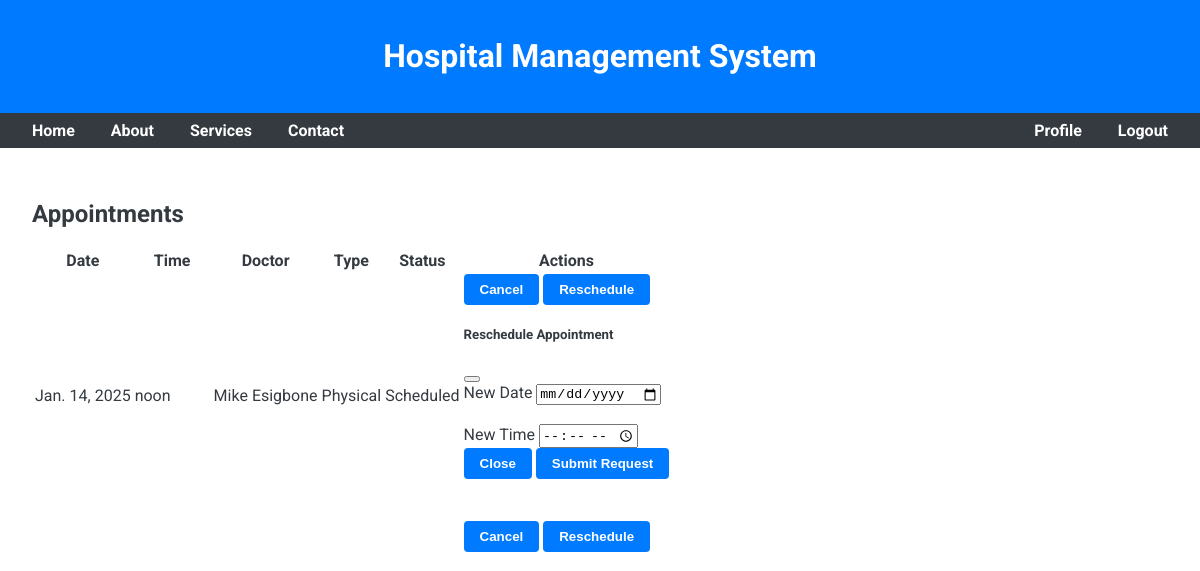
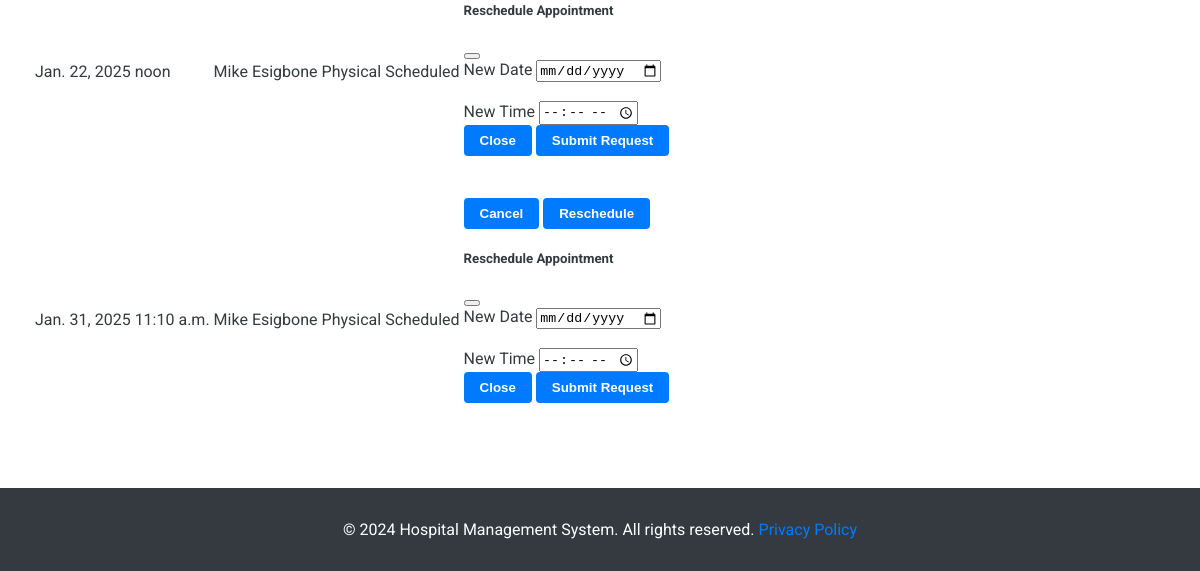
The page /appointments/list/ (signed in) on the database as committed earlier (2 pictures, top to bottom).
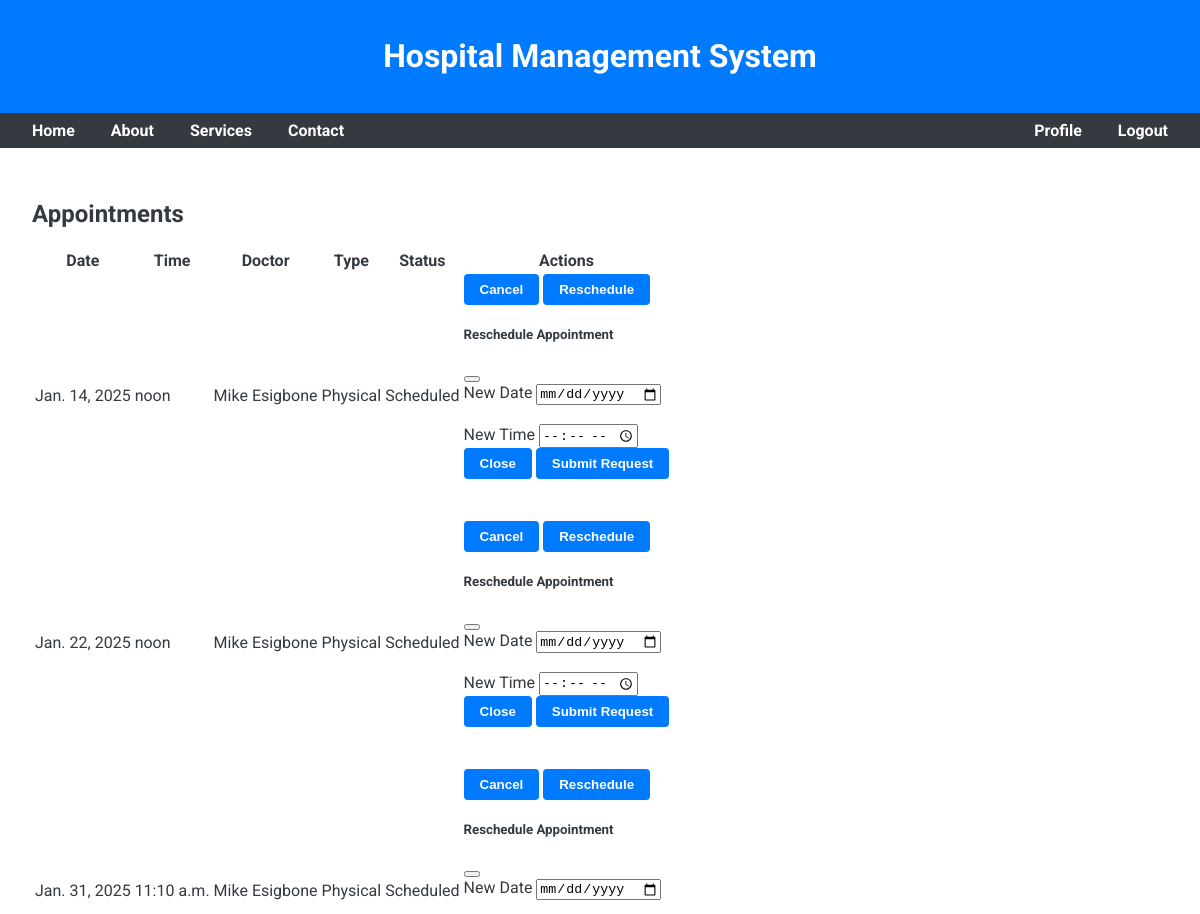
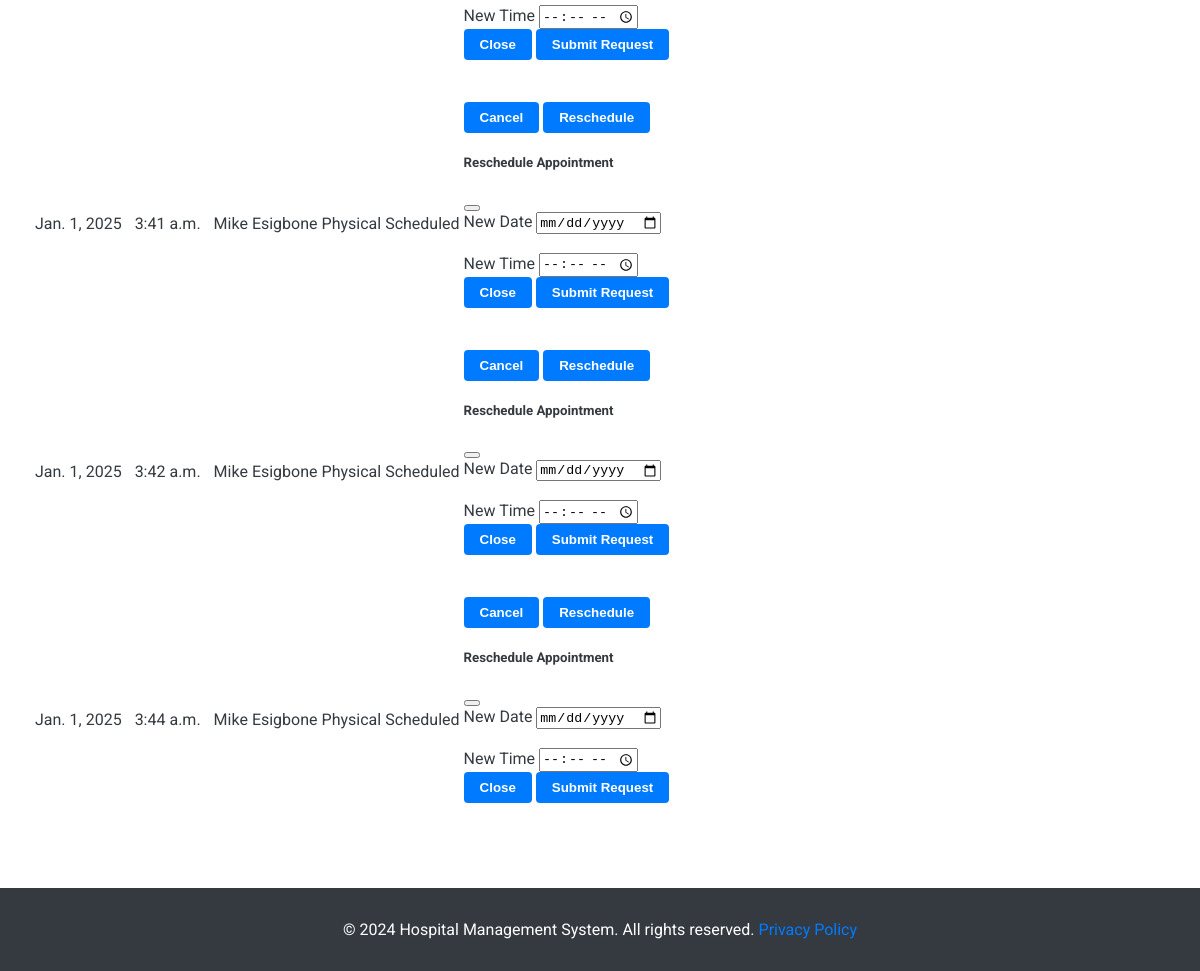
The same page on the database as committed later (2 pictures, top to bottom).
### appointments/models.py (models this page shows, shortened)
class Appointment(models.Model):
    CONSULTATION_TYPE_CHOICES = [
        ('Physical', 'Physical'),
        ('Virtual', 'Virtual'),
    ]
    STATUS_CHOICES = [
        ('Scheduled', 'Scheduled'),
        ('Cancelled', 'Cancelled'),
        ('Rescheduled', 'Rescheduled'),
    ]
    patient = models.ForeignKey(Patient, on_delete=models.CASCADE, related_name='appointment_patient')
    doctor = models.ForeignKey(Staff, on_delete=models.CASCADE, limit_choices_to={'role': 'doctor'})
    date = models.DateField()
    time = models.TimeField()
    reason = models.TextField()
    is_confirmed = models.BooleanField(default=False)
    consultation_type = models.CharField(max_length=50, choices=CONSULTATION_TYPE_CHOICES, default='Physical')
    status = models.CharField(max_length=20, choices=STATUS_CHOICES, default='Scheduled')
    reschedule_request_date = models.DateField(null=True, blank=True)
    reschedule_request_time = models.TimeField(null=True, blank=True)

### staff/models.py (models this page shows, shortened)
class Staff(models.Model):
    ROLE_CHOICES = (
        ('doctor', 'Doctor'),
        ('nurse', 'Nurse'),
        ('admin', 'Administrator'),
    )
    user = models.OneToOneField(User, on_delete=models.CASCADE, related_name="staff_profile")
    role = models.CharField(max_length=20, choices=ROLE_CHOICES)
    specialty = models.CharField(max_length=100, blank=True, null=True)  # Only for doctors
    phone_number = models.CharField(max_length=15)
    profile_picture = models.ImageField(upload_to='profile_pics/', blank=True, null=True)

### appointments/views.py (the view, shortened to what this page needs)
# urls.py: path('list/', appointment_list, name='appointment_list'),
@login_required
def appointment_list(request):
    appointments = Appointment.objects.filter(patient=request.user.Patient)
    return render(request, 'appointments/appointment_list.html', {'appointments': appointments})

### Templates/appointments/appointment_list.html (shortened to what this page needs)
{% extends 'patients/base.html' %}
{% block content %}
<div class="container my-5">
    <h2 class="text-center text-primary mb-4">Appointments</h2>
    {% if appointments.exists %}
        <table class="table table-striped">
            <thead>
                <tr>
                    <th scope="col">Date</th>
                    <th scope="col">Time</th>
                    <th scope="col">Doctor</th>
                    <th scope="col">Type</th>
                    <th scope="col">Status</th>
                    <th scope="col">Actions</th>
                </tr>
            </thead>
            <tbody>
                {% for appointment in appointments %}
                <tr>
                    <td>{{ appointment.date }}</td>
                    <td>{{ appointment.time }}</td>
                    <td>{{ appointment.doctor.user.username }}</td>
                    <td>{{ appointment.consultation_type }}</td>
                    <td>{{ appointment.get_status_display }}</td>
                    <td>
                        {% if appointment.status == 'Scheduled' %}
                            <form method="POST" action="{% url 'appointments:appointment_list' %}">
                                <button type="submit" name="action" value="cancel" class="btn btn-danger btn-sm">Cancel</button>
                                <button type="button" class="btn btn-warning btn-sm" data-bs-toggle="modal" data-bs-target="#rescheduleModal-{{ appointment.id }}">Reschedule</button>
                            </form>
                            <div class="modal fade" id="rescheduleModal-{{ appointment.id }}" tabindex="-1" aria-labelledby="rescheduleModalLabel" aria-hidden="true">
                                <div class="modal-dialog">
                                    <div class="modal-content">
                                        <form method="POST" action="{% url 'appointments:appointment_list' %}">
                                            <div class="modal-header">
                                                <h5 class="modal-title" id="rescheduleModalLabel">Reschedule Appointment</h5>
                                                <button type="button" class="btn-close" data-bs-dismiss="modal" aria-label="Close"></button>
                                            </div>
                                            <div class="modal-body">
                                                <div class="mb-3">
                                                    <label for="new_date" class="form-label">New Date</label>
                                                    <input type="date" name="new_date" class="form-control" required>
                                                </div>
                                                <br>
                                                <div class="mb-3">
                                                    <label for="new_time" class="form-label">New Time</label>
                                                    <input type="time" name="new_time" class="form-control" required>
                                                </div>
                                            </div>
                                            <div class="modal-footer">
                                                <button type="button" class="btn btn-secondary" data-bs-dismiss="modal">Close</button>
                                                <button type="submit" name="action" value="reschedule" class="btn btn-primary">Submit Request</button>
                                            <br> <br> <br>
                                            </div>
                                        </form>
                                    </div>
                                </div>
                            </div>
                        {% endif %}
                    </td>
                </tr>
                {% endfor %}
            </tbody>
        </table>
    {% else %}
        <div class="alert alert-warning text-center" role="alert">
            No appointments available.
        </div>
    {% endif %}
</div>
<br> <br> <br>
{% endblock %}

### Templates/patients/base.html (shortened to what this page needs)
{% load static %}
<!DOCTYPE html>
<html lang="en">
<head>
    <link rel="stylesheet" href="https://cdnjs.cloudflare.com/ajax/libs/font-awesome/6.0.0/css/all.min.css">
</head>
<body>
<header>
    <h1>Hospital Management System</h1>
</header>
<nav>
    <div class="nav-left">
        <a href="{% url 'patients:home' %}">Home</a>
        <a href="/about">About</a>
        <a href="/services">Services</a>
        <a href="/contact">Contact</a>
    </div>
    <div class="nav-right">
        {% if user.is_authenticated and user.Patient %}
            <a href="/profile">Profile</a>
            <a href="{% url 'patients:logout' %}">Logout</a>
        {% else %}
            <a href="{% url 'patients:login' %}">Login</a>
            <a href="{% url 'patients:register' %}">Sign Up</a>
        {% endif %}
    </div>
</nav>
<main class="content">
    {% block content %}
    {% endblock %}
</main>
<br> <br>
<footer>
    <p>&copy; {{ year|default:2024 }} Hospital Management System. All rights reserved. <a href="/privacy">Privacy Policy</a></p>
</footer>
</body>
</html>

### Templates/patients/base.html (style rules this page uses)
body { font-family: 'Roboto', sans-serif; margin: 0; padding: 0; background-color: #f8f9fa; color: #343a40; }
header { background-color: #007bff; color: #fff; padding: 1rem 0; text-align: center; }
nav { display: flex; justify-content: space-between; align-items: center; background-color: #343a40; padding: 0.5rem 1rem; }
nav a { color: #fff; text-decoration: none; margin: 0 1rem; font-weight: 700; }
.content { padding: 2rem; max-width: 1200px; margin: 0 auto; background-color: #fff; box-shadow: 0 4px 6px rgba(0, 0, 0, 0.1); }
footer { text-align: center; padding: 1rem 0; background-color: #343a40; color: #fff; position: fixed; bottom: 0; width: 100%; }
footer a { color: #007bff; text-decoration: none; }
.btn { display: inline-block; padding: 0.5rem 1rem; background-color: #007bff; color: #fff; border: none; border-radius: 4px; text-decoration: none; font-weight: 700; }

Rows that differ between the two databases and show on the page:
added Appointment: date "Jan. 1, 2025", time "3:41 a.m.", doctor.user.username "Mike Esigbone", consultation_type "Physical", status "Scheduled"
added Appointment: date "Jan. 1, 2025", time "3:42 a.m.", doctor.user.username "Mike Esigbone", consultation_type "Physical", status "Scheduled"
added Appointment: date "Jan. 1, 2025", time "3:44 a.m.", doctor.user.username "Mike Esigbone", consultation_type "Physical", status "Scheduled"
